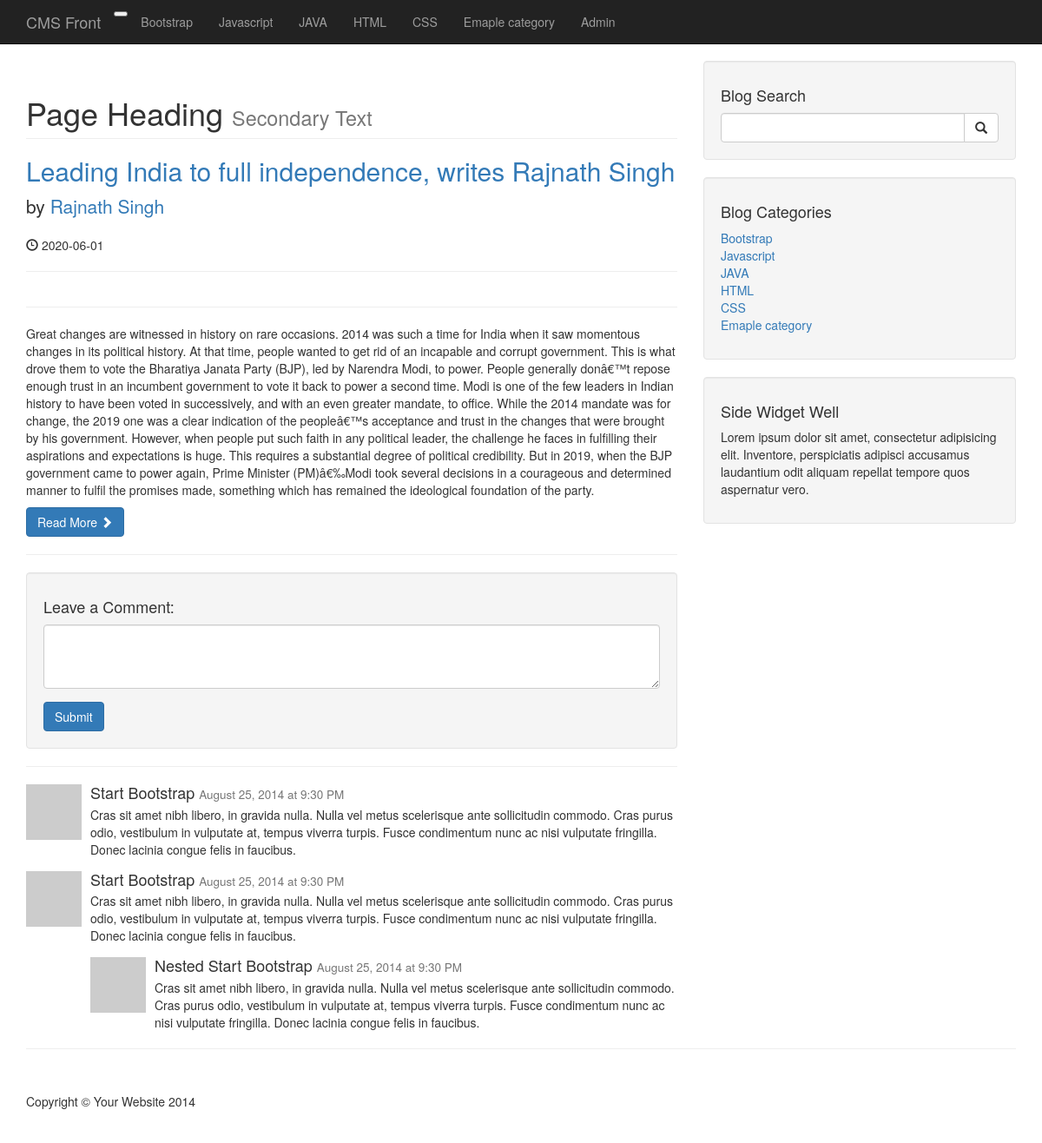
Screenshot of /post.php?p_id=20 with the database file from the repository.
### tables this page shows
CREATE TABLE `categories` (
  `cat_id` int(3) NOT NULL,
  `cat_title` varchar(255) NOT NULL
);

CREATE TABLE `posts` (
  `post_id` int(3) NOT NULL,
  `post_category_id` int(3) NOT NULL,
  `post_title` varchar(255) NOT NULL,
  `post_author` varchar(255) NOT NULL,
  `post_date` date NOT NULL,
  `post_image` text NOT NULL,
  `post_content` text NOT NULL,
  `post_tags` varchar(255) NOT NULL,
  `post_comment_count` int(11) NOT NULL,
  `post_status` varchar(255) NOT NULL DEFAULT 'draft'
);

### post.php (the view, shortened to what this page needs)
<?php include "includes/db.php"; ?>
<?php include "includes/header.php"; ?>
<?php include "includes/navigation.php"; ?>
    <div class="container">
        <div class="row">
            <div class="col-md-8">
<?php
    if (isset($_GET['p_id'])) {
        $the_post_id = $_GET['p_id'];
    }
?>
    <?php
        $query = "SELECT * FROM posts WHERE post_id = $the_post_id ";
        $select_all_posts_query = mysqli_query($connection, $query);
        while($row = mysqli_fetch_assoc($select_all_posts_query)){
            $post_title = $row['post_title'];
            $post_author = $row['post_author'];
            $post_date = $row['post_date'];
            $post_content = $row['post_content'];
        ?>
            <h1 class="page-header">
                    Page Heading
                    <small>Secondary Text</small>
            </h1>
                <h2>
                    <a href="#"><?php echo $post_title ?></a>
                </h2>
                <p class="lead">
                    by <a href="index.php"><?php echo $post_author ?></a>
                </p>
                <p><span class="glyphicon glyphicon-time"></span> <?php echo $post_date ?></p>
                <hr>
                <hr>
                <p><?php echo $post_content ?></p>
                <a class="btn btn-primary" href="#">Read More <span class="glyphicon glyphicon-chevron-right"></span></a>
                <hr>
        <?php } ?>
                <div class="well">
                    <h4>Leave a Comment:</h4>
                    <form role="form">
                        <div class="form-group">
                            <textarea class="form-control" rows="3"></textarea>
                        </div>
                        <button type="submit" class="btn btn-primary">Submit</button>
                    </form>
                </div>
                <hr>
                <div class="media">
                    <a class="pull-left" href="#">
                        <img class="media-object" src="http://placehold.it/64x64" alt="">
                    </a>
                    <div class="media-body">
                        <h4 class="media-heading">Start Bootstrap
                            <small>August 25, 2014 at 9:30 PM</small>
                        </h4>
                        Cras sit amet nibh libero, in gravida nulla. Nulla vel metus scelerisque ante sollicitudin commodo. Cras purus odio, vestibulum in vulputate at, tempus viverra turpis. Fusce condimentum nunc ac nisi vulputate fringilla. Donec lacinia congue felis in faucibus.
                    </div>
                </div>
                <div class="media">
                    <a class="pull-left" href="#">
                        <img class="media-object" src="http://placehold.it/64x64" alt="">
                    </a>
                    <div class="media-body">
                        <h4 class="media-heading">Start Bootstrap
                            <small>August 25, 2014 at 9:30 PM</small>
                        </h4>
                        Cras sit amet nibh libero, in gravida nulla. Nulla vel metus scelerisque ante sollicitudin commodo. Cras purus odio, vestibulum in vulputate at, tempus viverra turpis. Fusce condimentum nunc ac nisi vulputate fringilla. Donec lacinia congue felis in faucibus.
                        <div class="media">
                            <a class="pull-left" href="#">
                                <img class="media-object" src="http://placehold.it/64x64" alt="">
                            </a>
                            <div class="media-body">
                                <h4 class="media-heading">Nested Start Bootstrap
                                    <small>August 25, 2014 at 9:30 PM</small>
                                </h4>
                                Cras sit amet nibh libero, in gravida nulla. Nulla vel metus scelerisque ante sollicitudin commodo. Cras purus odio, vestibulum in vulputate at, tempus viverra turpis. Fusce condimentum nunc ac nisi vulputate fringilla. Donec lacinia congue felis in faucibus.
                            </div>
                        </div>
                    </div>
                </div>
            </div>
<?php include "includes/sidebar.php"; ?>
        </div>
        <hr>
<?php include "includes/footer.php"; ?>

### includes/header.php (shortened to what this page needs)
<!DOCTYPE html>
<html lang="en">
<head>
    <link href="css/bootstrap.min.css" rel="stylesheet">
    <link href="css/blog-home.css" rel="stylesheet">
</head>
<body>

### includes/navigation.php (shortened to what this page needs)
<nav class="navbar navbar-inverse navbar-fixed-top" role="navigation">
        <div class="container">
            <div class="navbar-header">
                <button type="button" c lass="navbar-toggle" data-toggle="collapse" data-target="#bs-example-navbar-collapse-1">
                </button>
                <a class="navbar-brand" href="index.php">CMS Front</a>
            </div>
            <div class="collapse navbar-collapse" id="bs-example-navbar-collapse-1">
                <ul class="nav navbar-nav">
<?php
$query = "SELECT * FROM categories";
$select_all_categories_query = mysqli_query($connection, $query);
while($row = mysqli_fetch_assoc($select_all_categories_query)){
    $cat_title = $row['cat_title'];
    echo "<li><a href='#'>{$cat_title}</a></li>";
}
?>
                    <li>
                        <a href="admin">Admin</a>
                    </li>
                </ul>
            </div>
        </div>
    </nav>

### includes/sidebar.php
<div class="col-md-4">
                <div class="well">
                    <h4>Blog Search</h4>
                <form action = "search.php" method = "post">
                    <div class="input-group">
                        <input name="search" type="text" class="form-control">
                        <span class="input-group-btn">
                            <button name = "submit" class="btn btn-default" type="submit">
                                <span class="glyphicon glyphicon-search"></span>
                        </button>
                        </span>
                    </div>
                </form>
                </div>
                <div class="well">
<?php
$query = "SELECT * FROM categories ";
$select_categories_sidebar = mysqli_query($connection, $query);
?>
                    <h4>Blog Categories</h4>
                    <div class="row">
                        <div class="col-lg-12">
                            <ul class="list-unstyled">
<?php
while($row = mysqli_fetch_assoc($select_categories_sidebar)){
$cat_title = $row['cat_title'];
$cat_id = $row['cat_id'];
echo "<li><a href='category.php?category=$cat_id'>{$cat_title}</a></li>";
}
?>
                            </ul>
                        </div>
                    </div>
                </div>
                <?php include "widget.php" ?>
            </div>

### includes/widget.php
<div class="well">
	<h4>Side Widget Well</h4>
	<p>Lorem ipsum dolor sit amet, consectetur adipisicing elit. Inventore, perspiciatis adipisci accusamus laudantium odit aliquam repellat tempore quos aspernatur vero.</p>
</div>

### includes/footer.php (shortened to what this page needs)
        <footer>
            <div class="row">
                <div class="col-lg-12">
                    <p>Copyright &copy; Your Website 2014</p>
                </div>
            </div>
        </footer>
    </div>
</body>
</html>

### css/blog-home.css (style rules this page uses)
body { padding-top: 70px; }
footer { margin: 50px 0; }

### rows the page displays
categories: cat_title "Bootstrap"
categories: cat_title "Javascript"
categories: cat_title "JAVA"
categories: cat_title "HTML"
categories: cat_title "CSS"
categories: cat_title "Emaple category"
posts: post_title "Leading India to full independence, writes Rajnath Singh", post_author "Rajnath Singh", post_date "2020-06-01", post_content "Great changes are witnessed in history on rare occasions. 2014 was such a time for India when it saw momentous changes in its political history. At that time, people wanted to get rid of an incapable and corrupt government. This is what drove them to vote the Bharatiya Janata Party (BJP), led by Narendra Modi, to power. People generally donâ€™t repose enough trust in an incumbent government to vote it back to power a second time. Modi is one of the few leaders in Indian history to have been voted in successively, and with an even greater mandate, to office. While the 2014 mandate was for change, the 2019 one was a clear indication of the peopleâ€™s acceptance and trust in the changes that…"
